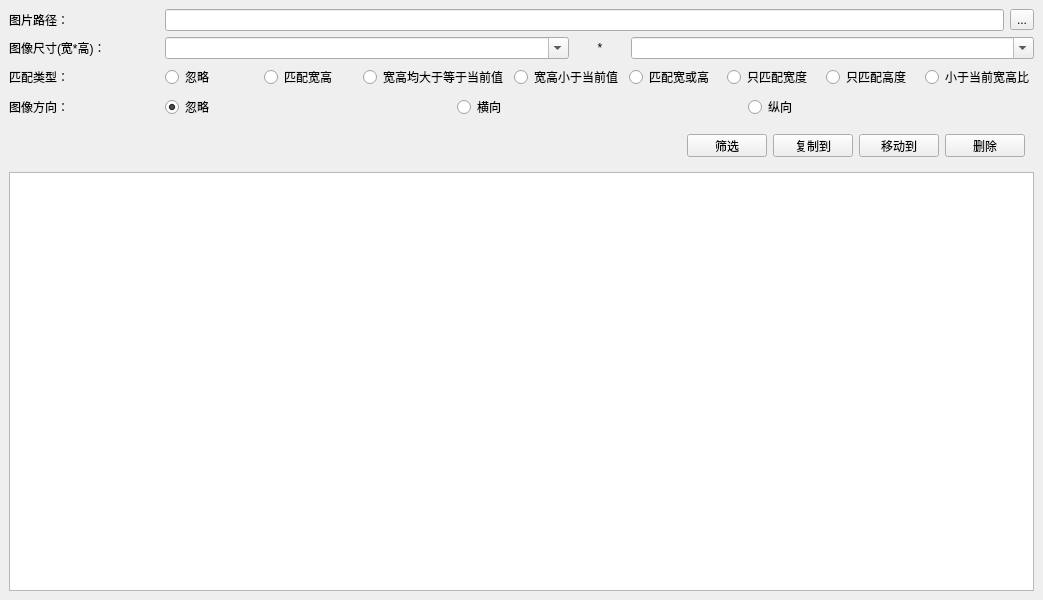
<?xml version="1.0" encoding="UTF-8"?>
<ui version="4.0">
 <class>ImageFilterWindow</class>
 <widget class="QMainWindow" name="ImageFilterWindow">
  <property name="geometry">
   <rect>
    <x>0</x>
    <y>0</y>
    <width>1043</width>
    <height>600</height>
   </rect>
  </property>
  <property name="windowTitle">
   <string>按尺寸筛选图像</string>
  </property>
  <widget class="QWidget" name="centralwidget">
   <layout class="QVBoxLayout" name="verticalLayout">
    <item>
     <layout class="QHBoxLayout" name="horizontalLayout">
      <item>
       <widget class="QLabel" name="label">
        <property name="minimumSize">
         <size>
          <width>150</width>
          <height>0</height>
         </size>
        </property>
        <property name="maximumSize">
         <size>
          <width>100</width>
          <height>16777215</height>
         </size>
        </property>
        <property name="text">
         <string>图片路径：</string>
        </property>
       </widget>
      </item>
      <item>
       <widget class="QLineEdit" name="edtPath"/>
      </item>
      <item>
       <widget class="QToolButton" name="btnOpen">
        <property name="text">
         <string>...</string>
        </property>
       </widget>
      </item>
     </layout>
    </item>
    <item>
     <layout class="QHBoxLayout" name="horizontalLayout_2">
      <item>
       <widget class="QLabel" name="label_2">
        <property name="minimumSize">
         <size>
          <width>150</width>
          <height>0</height>
         </size>
        </property>
        <property name="maximumSize">
         <size>
          <width>100</width>
          <height>16777215</height>
         </size>
        </property>
        <property name="text">
         <string>图像尺寸(宽*高)：</string>
        </property>
       </widget>
      </item>
      <item>
       <widget class="QComboBox" name="cbbWidth">
        <property name="editable">
         <bool>true</bool>
        </property>
       </widget>
      </item>
      <item>
       <widget class="QLabel" name="label_4">
        <property name="minimumSize">
         <size>
          <width>50</width>
          <height>0</height>
         </size>
        </property>
        <property name="maximumSize">
         <size>
          <width>50</width>
          <height>16777215</height>
         </size>
        </property>
        <property name="text">
         <string>*</string>
        </property>
        <property name="alignment">
         <set>Qt::AlignCenter</set>
        </property>
       </widget>
      </item>
      <item>
       <widget class="QComboBox" name="cbbHeight">
        <property name="editable">
         <bool>true</bool>
        </property>
       </widget>
      </item>
     </layout>
    </item>
    <item>
     <layout class="QHBoxLayout" name="horizontalLayout_4">
      <item>
       <widget class="QLabel" name="label_3">
        <property name="minimumSize">
         <size>
          <width>150</width>
          <height>0</height>
         </size>
        </property>
        <property name="maximumSize">
         <size>
          <width>100</width>
          <height>16777215</height>
         </size>
        </property>
        <property name="text">
         <string>匹配类型：</string>
        </property>
       </widget>
      </item>
      <item>
       <widget class="QRadioButton" name="rdIgnoreSize">
        <property name="text">
         <string>忽略</string>
        </property>
       </widget>
      </item>
      <item>
       <widget class="QRadioButton" name="rdSize">
        <property name="text">
         <string>匹配宽高</string>
        </property>
        <property name="checked">
         <bool>true</bool>
        </property>
       </widget>
      </item>
      <item>
       <widget class="QRadioButton" name="rdSizeLage">
        <property name="text">
         <string>宽高均大于等于当前值</string>
        </property>
       </widget>
      </item>
      <item>
       <widget class="QRadioButton" name="rdSizeSmall">
        <property name="text">
         <string>宽高小于当前值</string>
        </property>
       </widget>
      </item>
      <item>
       <widget class="QRadioButton" name="rdWidthOrHeight">
        <property name="text">
         <string>匹配宽或高</string>
        </property>
       </widget>
      </item>
      <item>
       <widget class="QRadioButton" name="rdWidth">
        <property name="text">
         <string>只匹配宽度</string>
        </property>
       </widget>
      </item>
      <item>
       <widget class="QRadioButton" name="rdHeight">
        <property name="text">
         <string>只匹配高度</string>
        </property>
       </widget>
      </item>
      <item>
       <widget class="QRadioButton" name="rdAspectRatioSmaller">
        <property name="text">
         <string>小于当前宽高比</string>
        </property>
       </widget>
      </item>
     </layout>
    </item>
    <item>
     <layout class="QHBoxLayout" name="horizontalLayout_5">
      <item>
       <widget class="QLabel" name="label_5">
        <property name="minimumSize">
         <size>
          <width>150</width>
          <height>0</height>
         </size>
        </property>
        <property name="maximumSize">
         <size>
          <width>100</width>
          <height>16777215</height>
         </size>
        </property>
        <property name="text">
         <string>图像方向：</string>
        </property>
       </widget>
      </item>
      <item>
       <widget class="QRadioButton" name="rdIgnore">
        <property name="text">
         <string>忽略</string>
        </property>
        <property name="checked">
         <bool>true</bool>
        </property>
       </widget>
      </item>
      <item>
       <widget class="QRadioButton" name="rdHor">
        <property name="text">
         <string>横向</string>
        </property>
       </widget>
      </item>
      <item>
       <widget class="QRadioButton" name="rdVer">
        <property name="text">
         <string>纵向</string>
        </property>
       </widget>
      </item>
     </layout>
    </item>
    <item>
     <widget class="QWidget" name="widget" native="true">
      <property name="minimumSize">
       <size>
        <width>0</width>
        <height>41</height>
       </size>
      </property>
      <property name="maximumSize">
       <size>
        <width>16777215</width>
        <height>41</height>
       </size>
      </property>
      <layout class="QHBoxLayout" name="horizontalLayout_3">
       <item>
        <spacer name="horizontalSpacer_2">
         <property name="orientation">
          <enum>Qt::Horizontal</enum>
         </property>
         <property name="sizeHint" stdset="0">
          <size>
           <width>503</width>
           <height>20</height>
          </size>
         </property>
        </spacer>
       </item>
       <item>
        <widget class="QPushButton" name="btnCheck">
         <property name="text">
          <string>筛选</string>
         </property>
        </widget>
       </item>
       <item>
        <widget class="QPushButton" name="btnCopyTo">
         <property name="text">
          <string>复制到</string>
         </property>
        </widget>
       </item>
       <item>
        <widget class="QPushButton" name="btnMoveTo">
         <property name="text">
          <string>移动到</string>
         </property>
        </widget>
       </item>
       <item>
        <widget class="QPushButton" name="btnDelete">
         <property name="text">
          <string>删除</string>
         </property>
        </widget>
       </item>
      </layout>
     </widget>
    </item>
    <item>
     <widget class="QTableView" name="lvData">
      <property name="editTriggers">
       <set>QAbstractItemView::NoEditTriggers</set>
      </property>
      <property name="selectionBehavior">
       <enum>QAbstractItemView::SelectRows</enum>
      </property>
     </widget>
    </item>
   </layout>
  </widget>
 </widget>
 <resources/>
 <connections/>
</ui>
